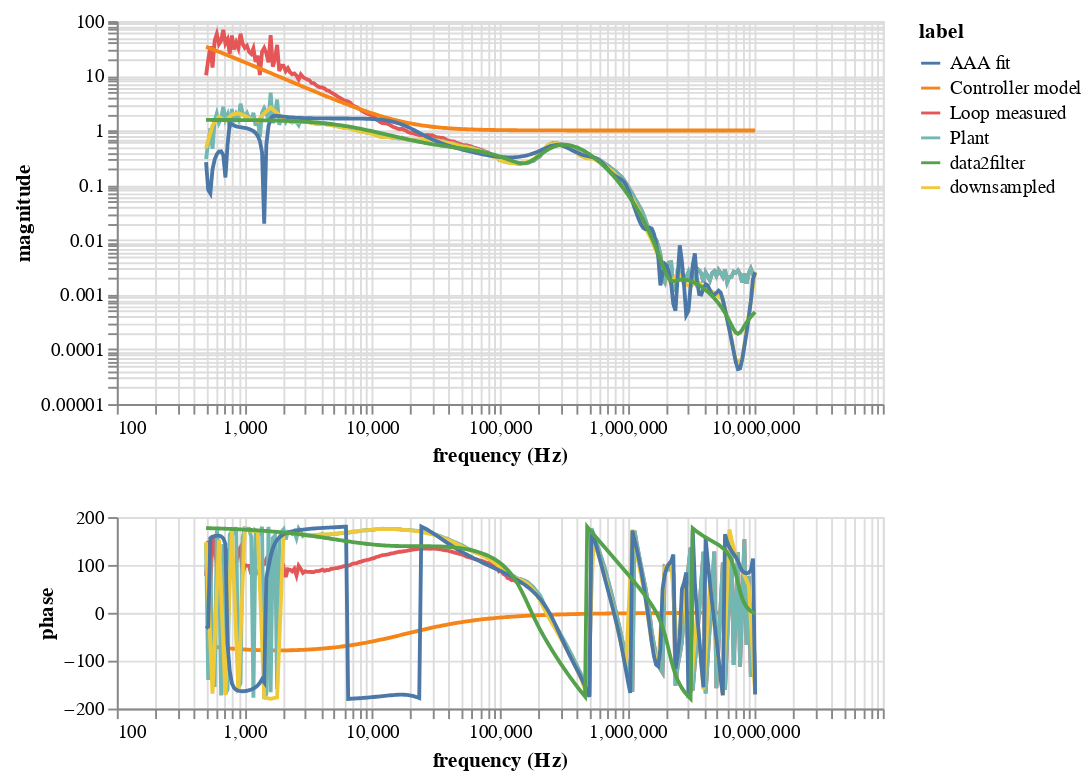

Source (notebook cell):
### Code cell
magnitudechart = alt.Chart(alldata).mark_line().encode(
    x=alt.X('frequency (Hz):Q').scale(type="log"),
    y=alt.Y('magnitude:Q').scale(type="log"),
    color='label:N',
).properties(
    width=400,
    height=200
)

phasechart = alt.Chart(alldata).mark_line().encode(
    x=alt.X('frequency (Hz):Q').scale(type="log"),
    y=alt.Y('phase:Q'),
    color='label:N',
).properties(
    width=400,
    height=100
)

chart = alt.vconcat(magnitudechart,phasechart)
chart

### Figure 1 — Vega-Lite specification as saved in the notebook (floating-point values rounded to 4 significant figures; data arrays with more than 128 entries replaced by an {"elided": "..."} marker saying what was removed)
{"config": {"view": {"continuousWidth": 300, "continuousHeight": 300}}, "vconcat": [{"mark": {"type": "line"}, "encoding": {"color": {"field": "label", "type": "nominal"}, "x": {"field": "frequency (Hz)", "scale": {"type": "log"}, "type": "quantitative"}, "y": {"field": "magnitude", "scale": {"type": "log"}, "type": "quantitative"}}, "height": 200, "width": 400}, {"mark": {"type": "line"}, "encoding": {"color": {"field": "label", "type": "nominal"}, "x": {"field": "frequency (Hz)", "scale": {"type": "log"}, "type": "quantitative"}, "y": {"field": "phase", "type": "quantitative"}}, "height": 100, "width": 400}], "data": {"name": "data-f773c6ea104cf170447d746a7e869156"}, "$schema": "https://vega.github.io/schema/vega-lite/v5.16.3.json", "datasets": {"data-f773c6ea104cf170447d746a7e869156": {"elided": "1366 records"}}}
